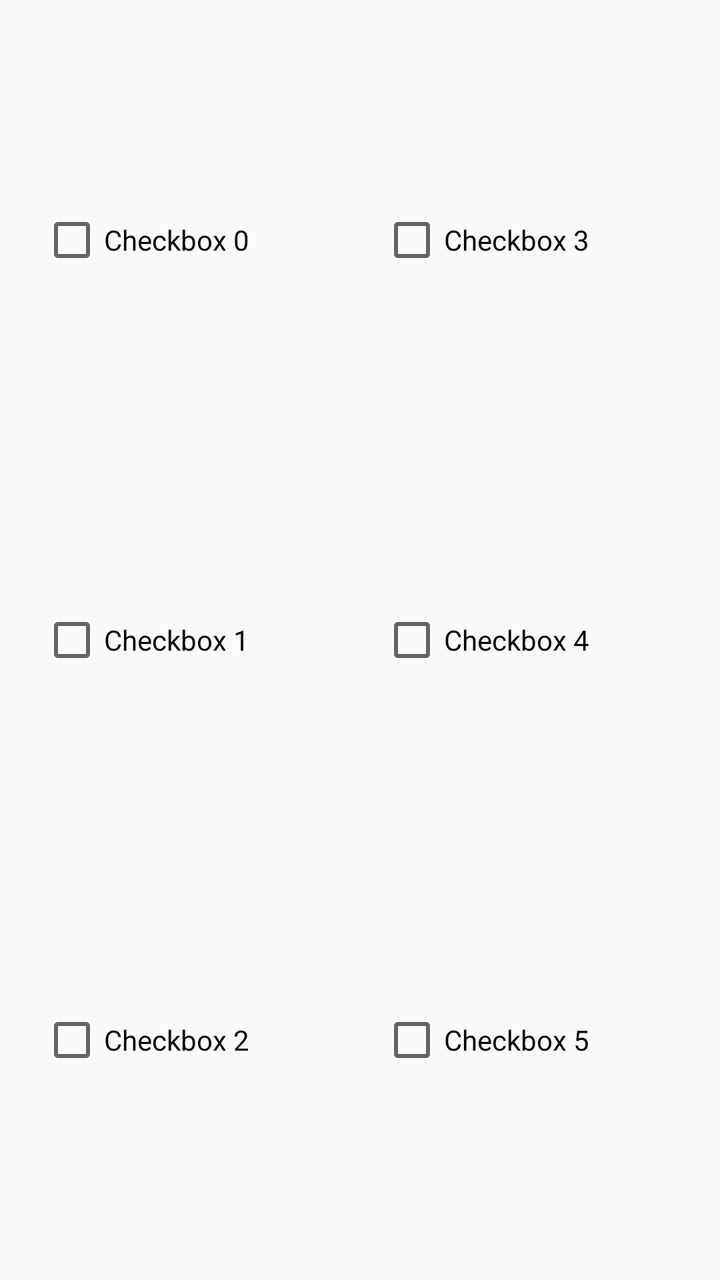
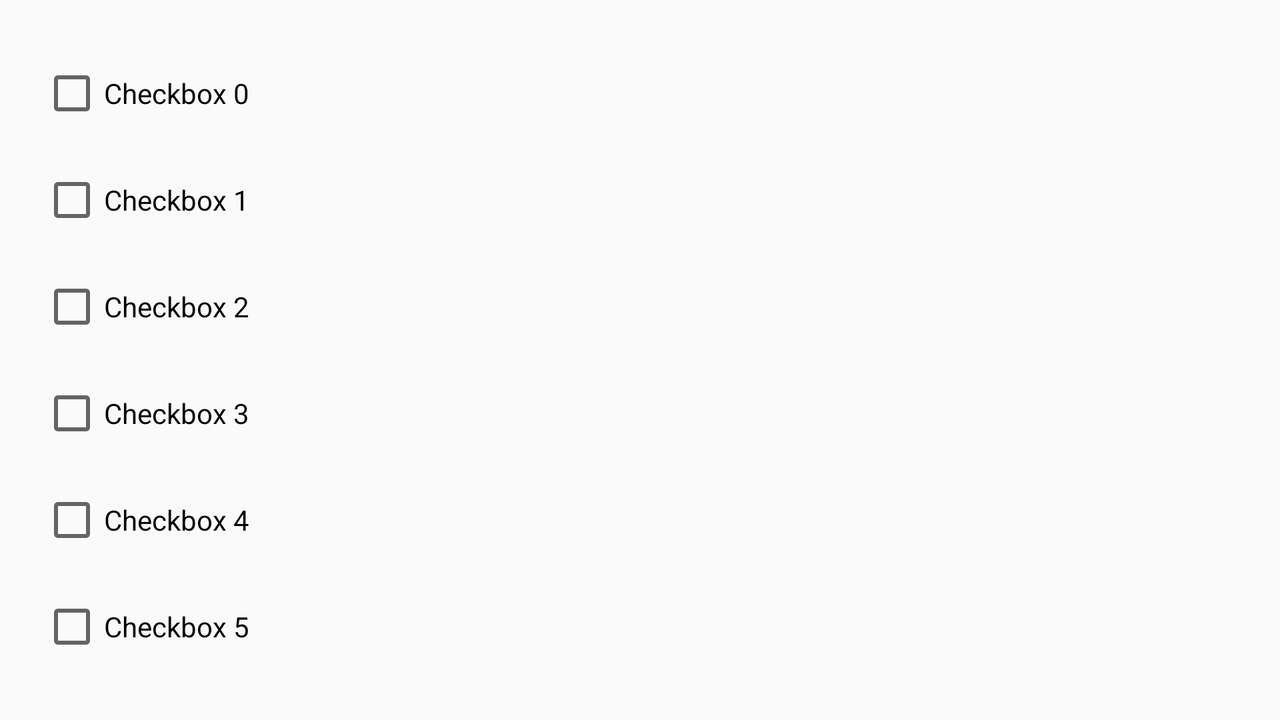

One screen, two layout resources from the same app: the default and the repository's alternative for another configuration. Each is rendered where Android would select it; the XML of both is given below.
<!-- AndroidManifest.xml: application theme AppTheme -->
<!-- res/layout/answer_checkbox_fragment.xml -->
<?xml version="1.0" encoding="utf-8"?>
<LinearLayout xmlns:android="http://schemas.android.com/apk/res/android"
    xmlns:tools="http://schemas.android.com/tools"
    android:id="@+id/answer_checkbox_fragment"
    android:layout_width="match_parent"
    android:layout_height="match_parent"
    android:baselineAligned="false"
    android:orientation="horizontal"
    android:padding="@dimen/small_padding">

    <LinearLayout
        android:layout_width="match_parent"
        android:layout_height="match_parent"
        android:layout_weight="1"
        android:orientation="vertical"
        android:padding="@dimen/small_padding">

        <CheckBox
            android:id="@+id/checkBox0"
            style="@style/checkboxStyle"
            tools:text="Checkbox 0" />

        <CheckBox
            android:id="@+id/checkBox1"
            style="@style/checkboxStyle"
            tools:text="Checkbox 1" />

        <CheckBox
            android:id="@+id/checkBox2"
            style="@style/checkboxStyle"
            tools:text="Checkbox 2" />
    </LinearLayout>

    <LinearLayout
        android:layout_width="match_parent"
        android:layout_height="match_parent"
        android:layout_weight="1"
        android:orientation="vertical"
        android:padding="@dimen/small_padding">

        <CheckBox
            android:id="@+id/checkBox3"
            style="@style/checkboxStyle"
            tools:text="Checkbox 3" />

        <CheckBox
            android:id="@+id/checkBox4"
            style="@style/checkboxStyle"
            tools:text="Checkbox 4" />

        <CheckBox
            android:id="@+id/checkBox5"
            style="@style/checkboxStyle"
            tools:text="Checkbox 5" />
    </LinearLayout>
</LinearLayout>
<!-- resources referenced by this layout -->
<resources>
  <dimen name="small_padding">10dp</dimen>
  <style name="checkboxStyle">
          <item name="android:layout_width">match_parent</item>
          <item name="android:layout_height">wrap_content</item>
          <item name="android:layout_gravity">center</item>
          <item name="android:layout_weight">1</item>
      </style>
  <style name="AppTheme" parent="Theme.AppCompat.Light.DarkActionBar">
          <item name="colorPrimary">@color/colorPrimary</item>
          <item name="colorPrimaryDark">@color/colorPrimaryDark</item>
          <item name="colorAccent">@color/colorAccent</item>
          <item name="colorButtonNormal">@color/colorButtonNormal</item>
      </style>
  <color name="colorPrimary">#0097a7</color>
  <color name="colorPrimaryDark">#00838f</color>
  <color name="colorAccent">#afb42b</color>
  <color name="colorButtonNormal">#afb42b</color>
</resources>
<!-- res/layout-land/answer_checkbox_fragment.xml (the repository's variant of the layout above) -->
<!-- drawn on the phone turned sideways -->
<?xml version="1.0" encoding="utf-8"?>
<LinearLayout xmlns:android="http://schemas.android.com/apk/res/android"
    xmlns:tools="http://schemas.android.com/tools"
    android:id="@+id/answer_checkbox_fragment"
    android:layout_width="match_parent"
    android:layout_height="match_parent"
    android:orientation="vertical"
    android:padding="@dimen/padding">

    <CheckBox
        android:id="@+id/checkBox0"
        style="@style/checkboxStyle"
        tools:text="Checkbox 0" />

    <CheckBox
        android:id="@+id/checkBox1"
        style="@style/checkboxStyle"
        tools:text="Checkbox 1" />

    <CheckBox
        android:id="@+id/checkBox2"
        style="@style/checkboxStyle"
        tools:text="Checkbox 2" />

    <CheckBox
        android:id="@+id/checkBox3"
        style="@style/checkboxStyle"
        tools:text="Checkbox 3" />

    <CheckBox
        android:id="@+id/checkBox4"
        style="@style/checkboxStyle"
        tools:text="Checkbox 4" />

    <CheckBox
        android:id="@+id/checkBox5"
        style="@style/checkboxStyle"
        tools:text="Checkbox 5" />

</LinearLayout>
<!-- resources referenced by the variant -->
<!-- as the phone turned sideways resolves them -->
<resources>
  <dimen name="padding">20dp</dimen>
  <style name="checkboxStyle">
          <item name="android:layout_width">match_parent</item>
          <item name="android:layout_height">wrap_content</item>
          <item name="android:layout_gravity">center</item>
          <item name="android:layout_weight">1</item>
      </style>
  <style name="AppTheme" parent="Theme.AppCompat.Light.DarkActionBar">
          <item name="colorPrimary">@color/colorPrimary</item>
          <item name="colorPrimaryDark">@color/colorPrimaryDark</item>
          <item name="colorAccent">@color/colorAccent</item>
          <item name="colorButtonNormal">@color/colorButtonNormal</item>
      </style>
  <color name="colorPrimary">#0097a7</color>
  <color name="colorPrimaryDark">#00838f</color>
  <color name="colorAccent">#afb42b</color>
  <color name="colorButtonNormal">#afb42b</color>
</resources>
